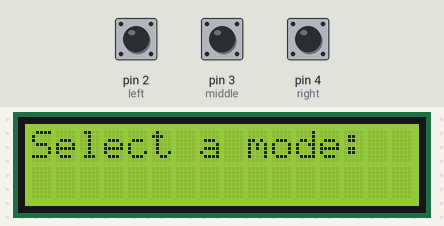
The sketch below on a simulated Arduino Uno, built with avr-gcc and run on an emulated ATmega328P. Parts: 16×2 character LCD. The test bench sets the inputs (shaded band); at power-on: pin 2 (left) HIGH, pin 3 (middle) HIGH, pin 4 (right) HIGH. Random numbers use the default seed unless the sketch sets one; what the sketch prints to the serial monitor is not drawn.

Above: at 1.2 s.
1.3 s: pin 2 (left) pulled LOW for 0.15 s
At 1.8 s:
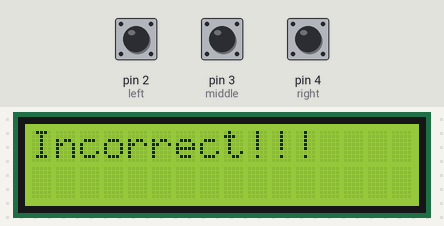
3.5 s: pin 3 (middle) pulled LOW for 1 s
At 4.8 s:
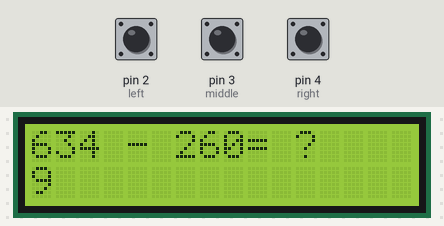
6.0 s: pin 4 (right) pulled LOW for 0.15 s
At 7.3 s:
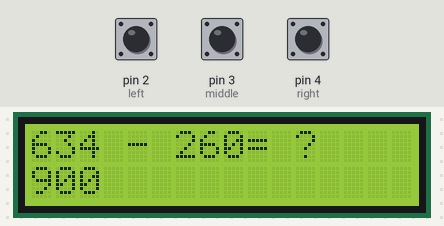
7.7 s: pin 3 (middle) pulled LOW for 0.15 s
At 8.6 s:
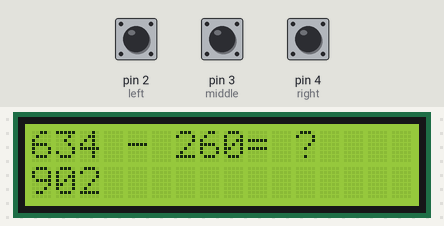
9.4 s: pin 2 (left) pulled LOW for 1 s
At 11.1 s:
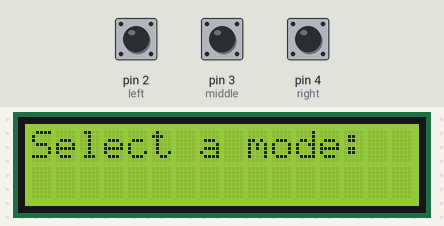
12.2 s: pin 4 (right) pulled LOW for 1 s
At 13.9 s:
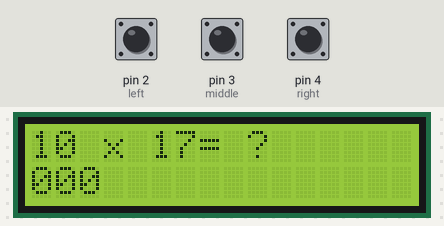
Timing chart, 0 to 15.4 s (numbered marks = the images above; inputs shaded):
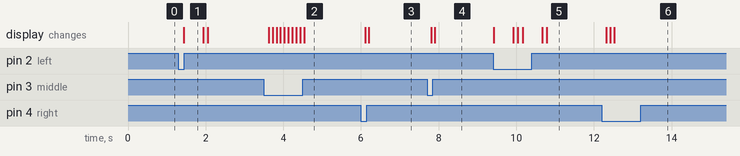

Measured:
- after the input at 1.3 s, the display: changes after 0.14 s (image 1)
- after the input at 3.5 s, the display: first changes after 0.12 s (image 2 shows a later state)
- after the input at 6.0 s, the display: first changes after 0.10 s (image 3 shows a later state)
- after the input at 7.7 s, the display: first changes after 0.10 s (image 4 shows a later state)
- after the input at 9.4 s, the display: first changes at once (image 5 shows a later state)
- after the input at 12.2 s, the display: first changes after 0.12 s (image 6 shows a later state)

The sketch:

code.ino
```cpp
#include <LiquidCrystal_I2C.h>

// C++ code
//
#define left 2
#define middle 3
#define right 4

int firstInt;
int secondInt;

int answers = 0;

int currentDigit = 0;
int digitPlace = 0;


boolean questionSelection = true;
boolean answer = false;

int option;

LiquidCrystal_I2C lcd(0x20,  16, 2);

void setup()
{
  lcd.init();
  lcd.backlight();
  Serial.begin(9600);
  pinMode(left, INPUT_PULLUP);
  pinMode(middle, INPUT_PULLUP);
  pinMode(right, INPUT_PULLUP);
  Serial.begin(9600);
  randomSeed(analogRead(0));

}

void loop(){
  if(questionSelection)
  {
    lcd.setCursor(0,0);
    lcd.print("Select a mode:");
  	if(digitalRead(left) == 0)
  	{
      delay(100);
  	  option = 1;
      questionSelection = false;
      firstInt = random(499);
      secondInt =  random(499);
      lcd.clear();
  	}
  	else if(digitalRead(middle) == 0)
  	{
      delay(100);
  	  option = 2;
      questionSelection = false;
      firstInt = random(500,1000);
      secondInt = random(250,499);
      lcd.clear();
  	}
  	else if(digitalRead(right) == 0)
  	{
      delay(100);
  	  option = 3;
      questionSelection = false;
      firstInt = random(10,30);
      secondInt = random(10,30);
      lcd.clear();
  	}

  }


  if(questionSelection == false && answer == false)
  {
  	lcd.setCursor(0,0);

  	lcd.print(firstInt);
  	if(option == 1)
  	{
  	  lcd.print(" + ");
  	}
  	else if(option == 2)
  	{
  	  lcd.print(" - ");
  	}
  	else
  	{
  	  lcd.print(" x ");
  	}
  	lcd.print(secondInt);
    lcd.print("= ?");
    answer = true;
  }

  if(answer)
  {

    if(digitalRead(middle) == 0)
    {
      currentDigit++;
      delay(100);
    }
    if(currentDigit == 10)
    {
      currentDigit = 0;
    }
    lcd.setCursor(digitPlace,1);
    lcd.print(currentDigit);

    if(digitalRead(right) == 0 && digitPlace < 2)
    {
      delay(100);
      if(digitPlace == 0)
      {
        answers = (currentDigit * 100);
      }
      if(digitPlace == 1)
      {
        answers = answers + (currentDigit * 10);
      }
      if(digitPlace == 2)
      {
        answers = answers + currentDigit;
      }

      currentDigit = 0;
      if(digitPlace < 2)
      {
      	digitPlace++;
      }

    }
    Serial.println(answers);

    if(digitalRead(left) == 0)
    {
      answers = answers + currentDigit;

      if(option == 1)
      {
        if(firstInt+secondInt == answers)
        {
          lcd.clear();
          lcd.print("Correct!!!");
          delay(500);
          answer = false;
          questionSelection = true;
          lcd.clear();
        }
        else
        {
          lcd.clear();
          lcd.print("Incorrect!!!");
          delay(500);
          answer = false;
          questionSelection = true;
          lcd.clear();
        }
      }
      if(option == 2)
      {
        if(firstInt-secondInt == answers)
        {
          lcd.clear();
          lcd.print("Correct!!!");
          delay(500);
          answer = false;
          questionSelection = true;
          lcd.clear();
        }
        else
        {
          lcd.clear();
          lcd.print("Incorrect!!!");
          delay(500);
          answer = false;
          questionSelection = true;
          lcd.clear();
        }
      }
      if(option == 3)
      {
        if(firstInt*secondInt == answers)
        {
          lcd.clear();
          lcd.print("Correct!!!");
          delay(500);
          answer = false;
          questionSelection = true;
          lcd.clear();
        }
        else
        {
          lcd.clear();
          lcd.print("Incorrect!!!");
          delay(500);
          answer = false;
          questionSelection = true;
          lcd.clear();
        }
      }
      delay(100);

      currentDigit = 0;
      digitPlace = 0;

    }
  }


}
```
